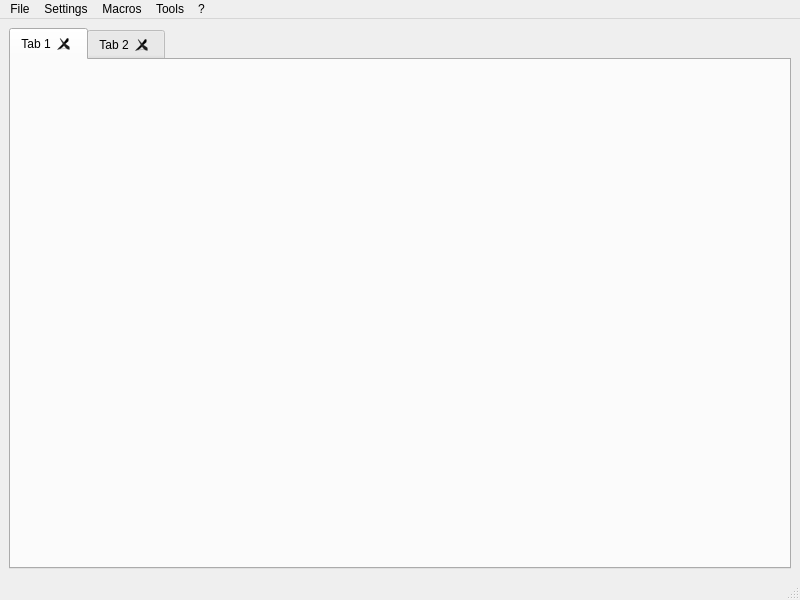
<?xml version="1.0" encoding="UTF-8"?>
<ui version="4.0">
 <class>MainWindow</class>
 <widget class="QMainWindow" name="MainWindow">
  <property name="geometry">
   <rect>
    <x>0</x>
    <y>0</y>
    <width>800</width>
    <height>600</height>
   </rect>
  </property>
  <property name="windowTitle">
   <string notr="true">jdDBusDebugger</string>
  </property>
  <widget class="QWidget" name="centralwidget">
   <layout class="QVBoxLayout" name="verticalLayout">
    <item>
     <widget class="QTabWidget" name="tab_widget">
      <property name="currentIndex">
       <number>0</number>
      </property>
      <property name="tabsClosable">
       <bool>true</bool>
      </property>
      <widget class="QWidget" name="tab">
       <attribute name="title">
        <string notr="true">Tab 1</string>
       </attribute>
      </widget>
      <widget class="QWidget" name="tab_2">
       <attribute name="title">
        <string notr="true">Tab 2</string>
       </attribute>
      </widget>
     </widget>
    </item>
   </layout>
  </widget>
  <widget class="QMenuBar" name="menubar">
   <property name="geometry">
    <rect>
     <x>0</x>
     <y>0</y>
     <width>800</width>
     <height>21</height>
    </rect>
   </property>
   <widget class="QMenu" name="menuFile">
    <property name="title">
     <string>File</string>
    </property>
    <addaction name="connect_action"/>
    <addaction name="separator"/>
    <addaction name="exit_action"/>
   </widget>
   <widget class="QMenu" name="menuSettings">
    <property name="title">
     <string>Settings</string>
    </property>
    <addaction name="settings_action"/>
   </widget>
   <widget class="QMenu" name="menuMacros">
    <property name="title">
     <string>Macros</string>
    </property>
    <widget class="QMenu" name="run_saved_macro_menu">
     <property name="title">
      <string>Run saved</string>
     </property>
     <addaction name="actionPlaceholder"/>
    </widget>
    <addaction name="run_saved_macro_menu"/>
    <addaction name="separator"/>
    <addaction name="start_recording_macro_action"/>
    <addaction name="stop_recording_macro_action"/>
    <addaction name="run_macro_action"/>
    <addaction name="save_macro_action"/>
    <addaction name="generate_script_macro_action"/>
    <addaction name="separator"/>
    <addaction name="manage_macros_action"/>
   </widget>
   <widget class="QMenu" name="menu">
    <property name="title">
     <string notr="true">?</string>
    </property>
    <addaction name="show_welcome_dialog_action"/>
    <addaction name="separator"/>
    <addaction name="view_source_action"/>
    <addaction name="report_bug_action"/>
    <addaction name="translate_action"/>
    <addaction name="donate_action"/>
    <addaction name="separator"/>
    <addaction name="about_action"/>
    <addaction name="about_qt_action"/>
   </widget>
   <widget class="QMenu" name="menuTools">
    <property name="title">
     <string>Tools</string>
    </property>
    <addaction name="emit_signal_action"/>
    <addaction name="monitor_action"/>
   </widget>
   <addaction name="menuFile"/>
   <addaction name="menuSettings"/>
   <addaction name="menuMacros"/>
   <addaction name="menuTools"/>
   <addaction name="menu"/>
  </widget>
  <widget class="QStatusBar" name="statusbar"/>
  <action name="start_recording_macro_action">
   <property name="text">
    <string>Start Recording</string>
   </property>
  </action>
  <action name="stop_recording_macro_action">
   <property name="text">
    <string>Stop Recording</string>
   </property>
  </action>
  <action name="run_macro_action">
   <property name="text">
    <string>Run</string>
   </property>
  </action>
  <action name="save_macro_action">
   <property name="text">
    <string>Save</string>
   </property>
  </action>
  <action name="manage_macros_action">
   <property name="text">
    <string>Manage</string>
   </property>
  </action>
  <action name="exit_action">
   <property name="text">
    <string>Exit</string>
   </property>
  </action>
  <action name="generate_script_macro_action">
   <property name="text">
    <string>Generate Script</string>
   </property>
  </action>
  <action name="connect_action">
   <property name="text">
    <string>Connect</string>
   </property>
  </action>
  <action name="actionPlaceholder">
   <property name="text">
    <string notr="true">Placeholder</string>
   </property>
  </action>
  <action name="settings_action">
   <property name="text">
    <string>Settings</string>
   </property>
  </action>
  <action name="view_source_action">
   <property name="text">
    <string notr="true">View source</string>
   </property>
  </action>
  <action name="report_bug_action">
   <property name="text">
    <string>Report Bug</string>
   </property>
  </action>
  <action name="translate_action">
   <property name="text">
    <string>Translate</string>
   </property>
  </action>
  <action name="donate_action">
   <property name="text">
    <string>Donate</string>
   </property>
  </action>
  <action name="about_action">
   <property name="text">
    <string>About</string>
   </property>
  </action>
  <action name="about_qt_action">
   <property name="text">
    <string>About Qt</string>
   </property>
  </action>
  <action name="show_welcome_dialog_action">
   <property name="text">
    <string>Show welcome dialog</string>
   </property>
  </action>
  <action name="emit_signal_action">
   <property name="text">
    <string>Emit Signal</string>
   </property>
  </action>
  <action name="monitor_action">
   <property name="text">
    <string>Monitor</string>
   </property>
  </action>
 </widget>
 <resources/>
 <connections/>
</ui>
